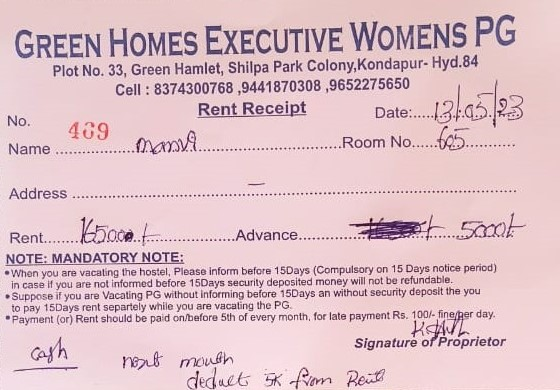
#> input picture test4.jpg, 560 x 390 px
$ jupyter execute hello1.ipynb
#> lines starting #> are read from the running program, lines starting #| are printed output that depends on the picture; after the words box and inside, x2 and y2 are one past the last pixel; in counts of white or black regions, pixels touching at a corner belong together
[cell 1]
import cv2
import numpy as np

def is_contour_darker(contour, image, dilation_size=5):
    # Create a mask for the contour
    contour_mask = np.zeros_like(image, dtype=np.uint8)
    cv2.drawContours(contour_mask, [contour], -1, (255, 255, 255), cv2.FILLED)

    # Convert the image to grayscale
    gray = cv2.cvtColor(image, cv2.COLOR_BGR2GRAY)

    # Dilate the contour mask to include neighboring pixels
    kernel = cv2.getStructuringElement(cv2.MORPH_RECT, (dilation_size, dilation_size))
    dilated_mask = cv2.dilate(contour_mask[:, :, 0], kernel, iterations=1)

    # Calculate the average intensity value within the contour
    contour_avg_intensity = np.mean(gray[np.where(dilated_mask == 255)])

    # Calculate the average intensity value of the surrounding area
    surrounding_avg_intensity = np.mean(gray[np.where(dilated_mask == 0)])

    # Compare the average intensity values
    if contour_avg_intensity < surrounding_avg_intensity:
        return True
    else:
        return False


# Example usage:
# Load the image
image = cv2.imread('./test4.jpg')
#> image is the input picture: shape (390, 560, 3); mean B, G, R 200.4, 193.3, 223.4

# Convert the image to grayscale
gray = cv2.cvtColor(image, cv2.COLOR_BGR2GRAY)
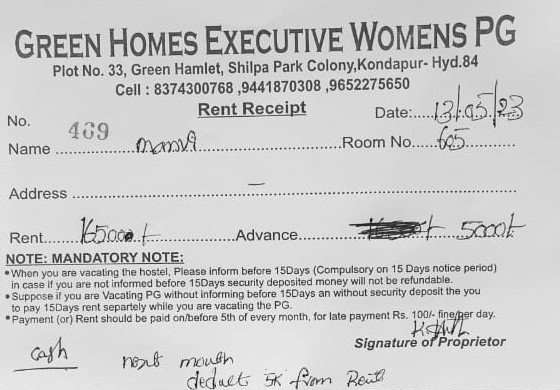
#> gray: shape (390, 560); min 7, max 250, mean 203.1

# Apply thresholding to obtain a binary image
_, threshold = cv2.threshold(gray, 128, 255, cv2.THRESH_BINARY_INV)
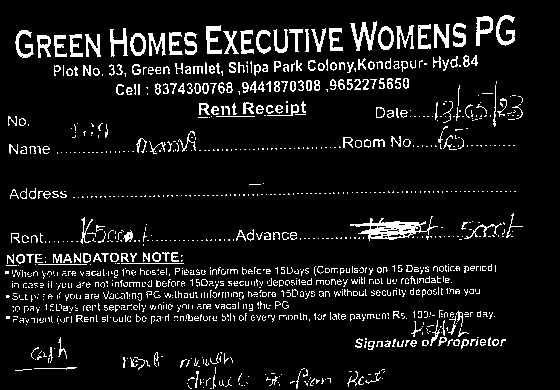
#> threshold: shape (390, 560); 8.5% white in thin lines or dots, all inside (x1, y1, x2, y2) = (5, 15, 523, 389)

# Find contours in the binary image
contours, _ = cv2.findContours(threshold, cv2.RETR_EXTERNAL, cv2.CHAIN_APPROX_SIMPLE)
#> contours = 1230 contours, 1115 with area under 20; largest, box (x1, y1, x2, y2) and area: (350, 216, 438, 241) 812, (476, 16, 493, 46) 277, (378, 26, 394, 50) 274, (130, 33, 146, 56) 266, (350, 21, 377, 51) 236

# Iterate through the contours
for contour in contours:
    # Detect if the contour is darker than the surrounding area
    is_darker = is_contour_darker(contour, image, dilation_size=10)

    # Draw a bounding rectangle around the contour
    x, y, w, h = cv2.boundingRect(contour)
    color = (0, 255, 0) if is_darker else (0, 0, 255)
    cv2.rectangle(image, (x, y), (x + w, y + h), color, 2)
#> this loop made 1230 passes
#> (contour_avg_intensity in is_contour_darker, surrounding_avg_intensity in is_contour_darker, is_darker, x, y, w, h, color) on passes 2, 3, 5: (197.5, 203.1, True, 203, 387, 1, 1, (0, 255, 0)), (214.3, 203.1, False, 244, 385, 1, 1, (0, 0, 255)), (194.6, 203.1, True, 188, 385, 4, 4, (0, 255, 0))
#> pass 1, in is_contour_darker, `dilated_mask = cv2.dilate(contour_mask[:, :, 0], kernel, iterations=1)`:
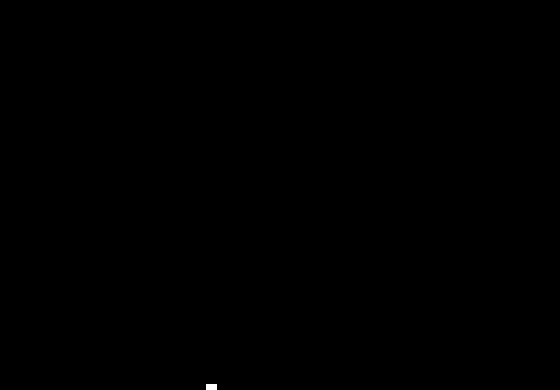
#> dilated_mask: shape (390, 560); 0.03% white; 1 white region, box (x1, y1, x2, y2) and area: (206, 384, 217, 390) 66
#> after the loop:
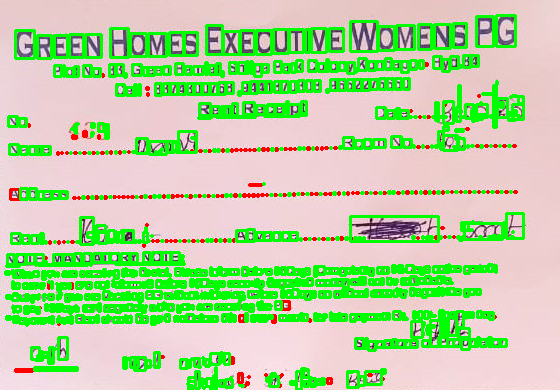
#> image: shape (390, 560, 3); mean B, G, R 158.1, 210.5, 180.2

# Display the image with the contours and their detection results
cv2.imshow('Contour Detection', image)
cv2.waitKey(0)
cv2.destroyAllWindows()

$ run again, with test2.jpg copied over test4.jpg
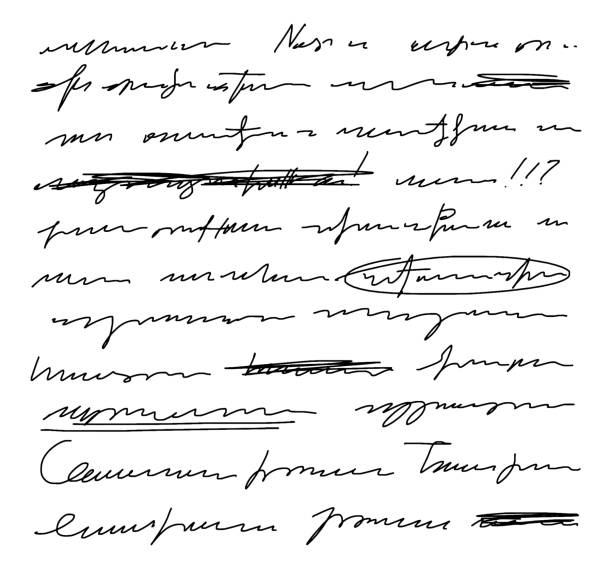
#> input picture test2.jpg, 612 x 569 px
#> image is the input picture: shape (569, 612, 3); min 0, max 255, mean 238.8
#> `_, threshold = cv2.threshold(gray, 128, 255, cv2.THRESH_BINARY_INV)`:
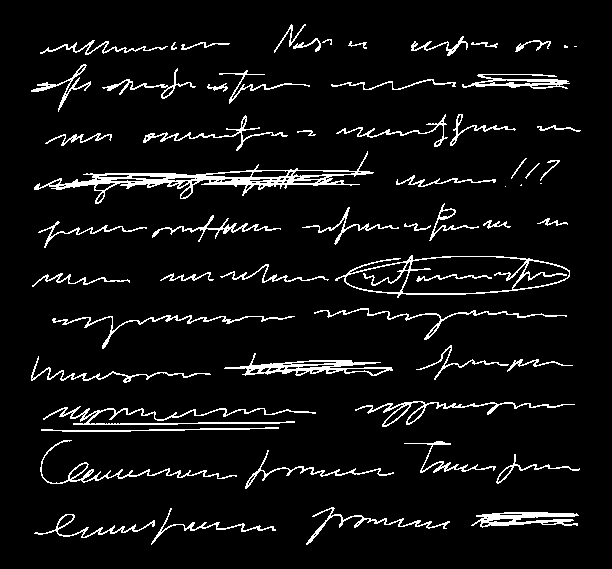
#> threshold: shape (569, 612); 6.2% white in thin lines or dots, all inside (x1, y1, x2, y2) = (31, 24, 581, 545)
#> contours = 60 contours, 10 with area under 20; largest, box (x1, y1, x2, y2) and area: (335, 255, 570, 298) 6704, (34, 151, 374, 204) 3662, (224, 353, 393, 376) 1302, (471, 512, 579, 528) 836, (462, 74, 570, 89) 650
#> the loop `for contour in contours:` made 60 passes
#> (contour_avg_intensity in is_contour_darker, surrounding_avg_intensity in is_contour_darker, is_darker, x, y, w, h, color) on passes 1 to 8: (211.3, 239, True, 34, 514, 121, 24, (0, 255, 0)), (164.6, 239.1, True, 471, 512, 108, 16, (0, 255, 0)), (212.3, 238.6, True, 151, 508, 125, 37, (0, 255, 0)), (209.7, 238.4, True, 306, 507, 144, 38, (0, 255, 0)), (216.3, 237.9, True, 496, 454, 84, 30, (0, 255, 0)), (213.8, 237.8, True, 245, 450, 149, 39, (0, 255, 0)), (207.2, 237.5, True, 404, 441, 92, 32, (0, 255, 0)), (211, 237.5, True, 40, 440, 197, 44, (0, 255, 0))
#> after the loop `for contour in contours:`:
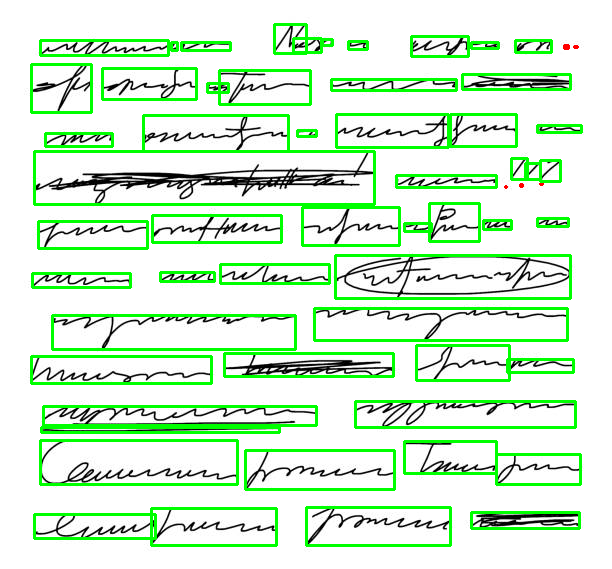
#> image: shape (569, 612, 3); 11.38% of pixels changed, all inside (x1, y1, x2, y2) = (30, 23, 583, 547)
